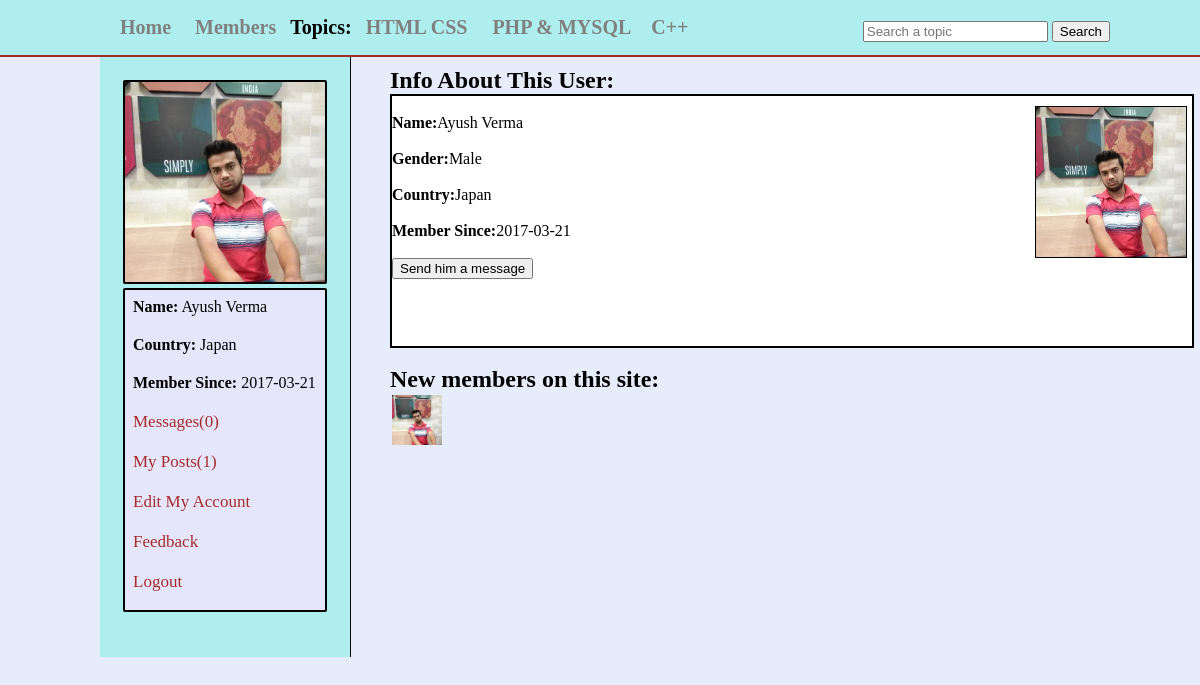
Screenshot of /user_profile.php?u_id=11 (signed in) with the database file from the repository.
### tables this page shows
CREATE TABLE IF NOT EXISTS `topics` (
  `topic_id` int(100) NOT NULL AUTO_INCREMENT,
  `topic_title` varchar(255) NOT NULL,
  PRIMARY KEY (`topic_id`)
);

CREATE TABLE IF NOT EXISTS `users` (
  `user_id` int(11) NOT NULL AUTO_INCREMENT,
  `user_name` varchar(255) NOT NULL,
  `user_pass` varchar(255) NOT NULL,
  `user_email` varchar(255) NOT NULL,
  `user_country` text NOT NULL,
  `user_gender` text NOT NULL,
  `user_birthday` text NOT NULL,
  `status` text NOT NULL,
  `ver_code` int(100) NOT NULL,
  `posts` text NOT NULL,
  `user_image` text NOT NULL,
  `register_date` date NOT NULL,
  `last_login` date NOT NULL,
  PRIMARY KEY (`user_id`)
);

### user_profile.php (the view, shortened to what this page needs)
<?php
include("include/connection.php");
include("functions/functions.php");
if(!isset($_SESSION['user_email']))
{
	header("location:index.php");
}
else
{
?>
<!DOCTYPE HTML>
<html>
	<head>
		<link rel="stylesheet" href="styles/home_style.css" media="all"/>
	</head>
<body>
	<div class="container">
		<div id="header_wrapper">
			<div id="header">
				<ul id="menu">
					<li><a href="home.php">Home</a></li>
					<li><a href="members.php">Members</a></li>
					<strong>Topics:</strong>
					<?php
					$get_topics = "select * from topics";
					$run_topics = mysqli_query($con,$get_topics);
					while($row=mysqli_fetch_array($run_topics))
					{
						$topic_id = $row['topic_id'];
						$topic_title = $row['topic_title'];
						echo "<li><a href='topic.php?topic=$topic_id'>$topic_title</a></li>";
					}
					?>
				</ul>
				<form method="get" action="results.php" id="form1">
					<input type="text" name="user_query" placeholder="Search a topic"/>
					<input type="submit" name="search" value="Search"/>
				</form>
			</div>
			</div>
			<div class="content">
				<div id="user_timeline">
					<div id="user_details">
						<?php
							$user = $_SESSION['user_email'];
							$get_user = "select * from users where user_email='$user'";
							$run_user = mysqli_query($con,$get_user);
							$row = mysqli_fetch_array($run_user);
							$user_id = $row['user_id'];
							$user_name = $row['user_name'];
							$user_country = $row['user_country'];
							$user_image =$row['user_image'];
							$register_date = $row['register_date'];
							$last_login = $row['last_login'];
							$user_posts = "select * from posts where user_id='$user_id'";
							$run_posts = mysqli_query($con,$user_posts);
							$posts = mysqli_num_rows($run_posts);
							$sel_msg = "select * from messages where receiver ='$user_id' AND status='unread' ORDER BY 1 DESC";
							$run_msg = mysqli_query($con,$sel_msg);
							$count_msg = mysqli_num_rows($run_msg);
							echo "
								<img src ='user/user_image/$user_image' width='200' height='200'></img>
								<div id='mention'>
								<p><strong>Name:</strong> $user_name</p>
								<p><strong>Country:</strong> $user_country</p>
								<p><strong>Member Since:</strong> $register_date</p>
								<p><a href='my_messages.php?u_id=$user_id'>Messages($count_msg)</a></p>
								<p><a href='my_posts.php?u_id=$user_id'>My Posts($posts)</a></p>
								<p><a href='edit_profile.php?u_id=$user_id'>Edit My Account</a></p>
								<p><a href='feedback.php'>Feedback</a></p>
								<p><a href='logout.php'>Logout</a></p></div>
								";
						?>
					</div>
				</div>
				<div id="content_timeline">
					<h2>Info About This User:</h2>
						<?php user_profile();?>
				</div>
			</div>
	</div>
</body>
</html>
<?php } ?>

### functions/functions.php (shortened to what this page needs)
<?php
include("include/connection.php");
	function user_profile()
	{
			if(isset($_GET['u_id']))
			{
				global $con;
					$user_id = $_GET['u_id'];
					$select = "select * from users where user_id='$user_id'";
					$run = mysqli_query($con,$select);
					$row = mysqli_fetch_array($run);
					$id = $row['user_id'];
					$image = $row['user_image'];
					$name = $row['user_name'];
					$country =$row['user_country'];
					$gender =$row['user_gender'];
					$last_login =$row['last_login'];
					$register_date =$row['register_date'];
					if($gender =='Male')
					{
						$msg = "Send him a message";
					}
					else
					{
						$msg = "Send her a message";
					}
					echo "<div id='user_profile'>
						<img src ='user/user_image/$image' width='150' height='150'/>
						</br>
						<p><strong>Name:</strong>$name </p></br>
						<p><strong>Gender:</strong>$gender </p></br>
						<p><strong>Country:</strong>$country </p></br>
						<p><strong>Member Since:</strong>$register_date </p></br>
						<a href='messages.php?u_id=$id'><button>$msg</button></a><br>
					";
			}
		echo "</div>";
		new_members();
	}
	function new_members()
	{
		global $con;
		$user = "select * from users LIMIT 0,20";
		$run_user = mysqli_query($con,$user);
		echo "<br/><h2>New members on this site:</h2>";
		while($row_user=mysqli_fetch_array($run_user))
		{
			$user_id = $row_user['user_id'];
			$user_name = $row_user['user_name'];
			$user_image = $row_user['user_image'];
			echo "
				<span>
				<a href='user_profile.php?u_id=$user_id'>
				<img src ='user/user_image/$user_image' width='50' height='50' title='$user_name' style='float:left;' id='imag'/>
				</a>
				</span>
				";
		}
	}
?>

### styles/home_style.css (style rules this page uses)
html, body, div, span, applet, object, iframe, h1, h2, h3, h4, h5, h6, p, blockquote, pre, a, abbr, acronym, address, big, cite, code, del, dfn, em, img, ins, kbd, q, s, samp, small, strike, strong, sub, sup, tt, var, b, u, i, center, dl, dt, dd, ol, ul, li, fieldset, form, label, legend, table, caption, tbody, tfoot, thead, tr, th, td, article, aside, canvas, details, embed, figure, figcaption, footer, header, hgroup, menu, nav, output, ruby, section, summary, time, mark, audio, video { margin: 0; padding: 0; border: 0; }
body { //line-height:1px; background:#E6ECFA; }
.container { padding:0; margin:0; background:#E6ECFA; }
#header_wrapper { width:100%; height:35px; margin:0 auto; border-bottom:2px solid brown; background:#AFEEEE; padding:10px; }
#header { width:1000px; height:35px; margin: 0 auto; }
#menu strong { font-size:20px; }
#menu { line-height:35px; padding:0; margin:0; float:left; }
#menu li { display:inline; list-style:none; }
#menu a { margin:5px; padding:5px; text-decoration:none; color:gray; font-size:20px; font-weight:bold; }
#form1 { float:right; line-height:35px; padding-top:3px; }

### user_profile.php (style rules this page uses)
.content { width:1000px; margin: 0 auto; }
#user_timeline { background:#AFEEEE; width:250px; float:left; height:600px; border-right:1px solid black; }
#user_details { padding:23px; }
#user_details img { border:2px solid black; border-radius:2px; text-align:center; }
#user_details p { margin-bottom:10px; padding:5px; }
#user_details a { color:brown; font-size:17px; text-decoration:none; }
#user_profile { background:white; width:800px; height:250px; border:2px solid black; }
#imag { padding:2px; }
#user_profile img { margin-top:10px; margin-right:5px; float:right; border:1px solid black; }
#mention { background:#E6E6FA; border:2px solid black; border-radius:2px; padding:3px; }
#content_timeline { float:right; width:700px; padding:10px; }

### rows the page displays
topics: topic_title "HTML CSS"
topics: topic_title "PHP & MYSQL"
topics: topic_title "C++"
users: user_image (picture), user_name "Ayush Verma", user_country "Japan", register_date "2017-03-21", user_gender "Male", user_gender "Send him a message"

### other values shown
$count_msg "0"
$posts "1"
